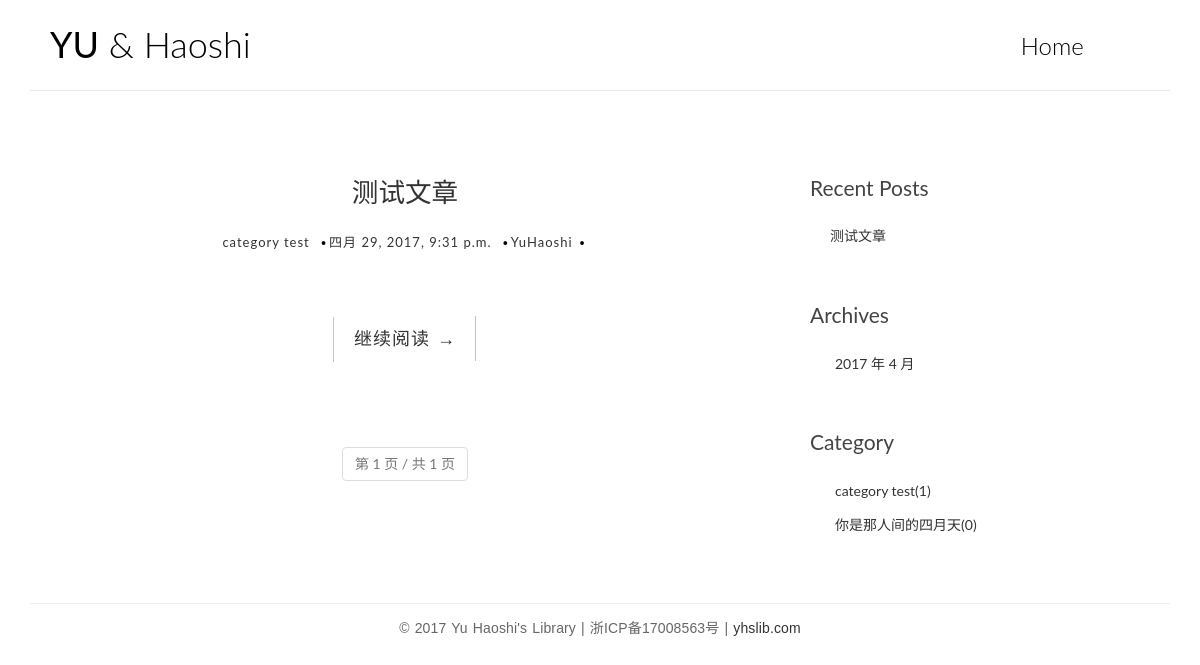
Before: / with the older database file.
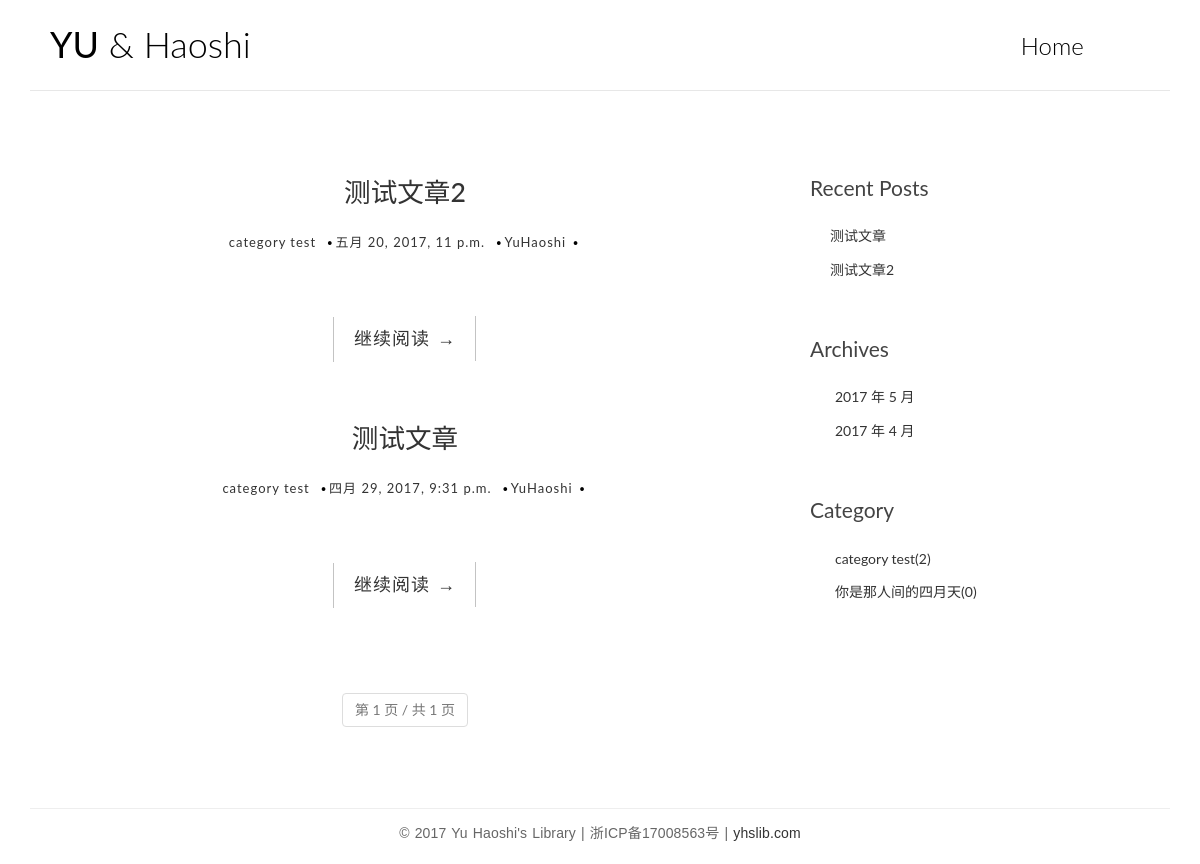
After: the same page with the newer database file.
### blog/models.py (models this page shows, shortened)
class Post(models.Model):
    title = models.CharField(max_length=100)
    content = models.TextField()
    created_time = models.DateTimeField()
    modified_time = models.DateTimeField()
    excerpt = models.TextField(max_length=200, blank=True)
    category = models.ForeignKey(Category)
    tags = models.ManyToManyField(Tag, blank=True)
    author = models.ForeignKey(User)
    views_num = models.PositiveIntegerField(default=0)
    def get_absolute_url(self):
        return reverse('blog:detail', kwargs={'pk': self.pk})

class Category(models.Model):
    name = models.CharField(max_length=100)

### blog/views.py (the view)
# urls.py: url(r'^$', views.index, name='index'),
def index(request):
    post_list = Post.objects.all().order_by('-created_time')
    paginator = Paginator(post_list, 10)
    page = request.GET.get('page')
    try:
        post_list = paginator.page(page)
    except PageNotAnInteger:
        post_list = paginator.page(1)
    except EmptyPage:
        post_list = paginator.page(paginator.num_pages)
    return render(request, 'blog/index.html', context={'post_list': post_list})

### blog/templatetags/blog_tags.py (called while the page is built)
@register.simple_tag
def get_recent_posts(num=5):
    return Post.objects.all()[:num]

@register.simple_tag
def archives():
    return Post.objects.dates('created_time', 'month', order='DESC')

@register.simple_tag
def get_categories():
    return Category.objects.annotate(num_posts=Count('post'))

### templates/blog/index.html (shortened to what this page needs)
{% extends 'base.html' %}
{% block main %}
    {% for post in post_list %}
        <article class="post post-1">
            <header class="entry-header">
                <h1 class="entry-title">
                    <a href="{{ post.get_absolute_url }}">{{ post.title }}</a>
                </h1>
                <div class="entry-meta">
                    <span class="post-category"><a href="#">{{ post.category.name }} </a></span>
                    <span class="post-date">
                        <a href="#">
                            <time class="entry-date" datetime="{{ post.created_time }}">
                                {{ post.created_time }}
                            </time>
                        </a>
                    </span>
                    <span class="post-author"><a href="#">{{ post.author }} </a></span>
                </div>
            </header>
            <div class="entry-content clearfix">
                <div class="read-more cl-effect-14">
                    <a href="{{ post.get_absolute_url }}" class="more-link">继续阅读 <span
                            class="meta-nav">→</span></a>
                </div>
            </div>
        </article>
    {% empty %}
        <div class="no-post">暂时还没有发布的文章！</div>
    {% endfor %}
    <div class="page" style="text-align: center;margin-top: 50px">
        <ul class="pagination">
            <li class="paginate_button disabled">
                <a href="#">第 {{ post_list.number }} 页 / 共 {{ post_list.paginator.num_pages }} 页</a>
            </li>
        </ul>
    </div>
{% endblock main %}

### templates/base.html (shortened to what this page needs)
<!DOCTYPE html>
<html>
<head>
    {% load staticfiles %}
    {% load blog_tags %}
    <link href="https://cdn.bootcss.com/bootstrap/3.3.7/css/bootstrap.min.css" rel="stylesheet">
    <link rel="stylesheet" href="http://code.ionicframework.com/ionicons/2.0.1/css/ionicons.min.css">
    <link rel="stylesheet" href="{% static 'blog/css/pace.css' %}">
    <link rel="stylesheet" href="{% static 'blog/css/custom.css' %}">
    <link rel="stylesheet" href="{% static 'blog/css/friendly.css' %}">
</head>
<body>
<div class="container">
    <header id="site-header">
        <div class="row">
            <div class="col-md-4 col-sm-5 col-xs-8">
                <div class="logo">
                    <h1><a href="{% url 'blog:index' %}"><b>YU</b> &amp; Haoshi</a></h1>
                </div>
            </div>
            <div class="col-md-8 col-sm-7 col-xs-4">
                <nav class="main-nav" role="navigation">
                    <div class="collapse navbar-collapse" id="bs-example-navbar-collapse-1">
                        <ul class="nav navbar-nav navbar-right">
                            <li class="cl-effect-11"><a href="{% url 'blog:index' %}" data-hover="Home">Home</a></li>
                        </ul>
                    </div>
                </nav>
            </div>
        </div>
    </header>
</div>
<div class="content-body">
    <div class="container">
        <div class="row">
            <main class="col-md-8">
                {% block main %}
                {% endblock main %}
            </main>
            <aside class="col-md-4">
                <div class="widget widget-recent-posts">
                    <h3 class="widget-title">Recent Posts</h3>
                    {% get_recent_posts as recent_post_list %}
                    <ul>
                        {% for post in recent_post_list %}
                            <li>
                                <a href="{{ post.get_absolute_url }}">{{ post.title }}</a>
                            </li>
                        {% empty %}
                                <p>暂时没有文章</p>
                        {% endfor %}
                    </ul>
                </div>
                <div class="widget widget-archives">
                    <h3 class="widget-title">Archives</h3>
                    {% archives as date_list %}
                    <ul>
                        {% for date in date_list %}
                            <li>
                                <a href="{% url 'blog:archives' date.year date.month %}">{{ date.year }} 年 {{ date.month }} 月</a>
                            </li>
                        {% endfor %}
                    </ul>
                </div>
                <div class="widget widget-category">
                    <h3 class="widget-title">Category</h3>
                    {% get_categories as category_list %}
                    <ul>
                        {% for category in  category_list %}
                            <li>
                                <a href="{% url 'blog:category' category.pk %}">{{ category.name }}({{ category.num_posts }})</a>
                            </li>
                        {% endfor %}
                    </ul>
                </div>
            </aside>
        </div>
    </div>
</div>
<footer id="site-footer">
    <div class="container">
        <div class="row">
            <div class="col-md-12">
                <p class="copyright">&copy; 2017 Yu Haoshi's Library | 浙ICP备17008563号 |
                    <a href="{% url 'blog:index' %}" target="_blank" title="yuhaoshi">yhslib.com</a>
                </p>
            </div>
        </div>
    </div>
</footer>
</body>
</html>

Changed rows visible on the page:
added Post: title "测试文章2", category.name "category test", created_time "五月 20, 2017, 11 p.m.", author "YuHaoshi"
computed for Category "category test": num_posts "1" → "2"
Other visible differences:
new list line: "2017 年 5 月"
